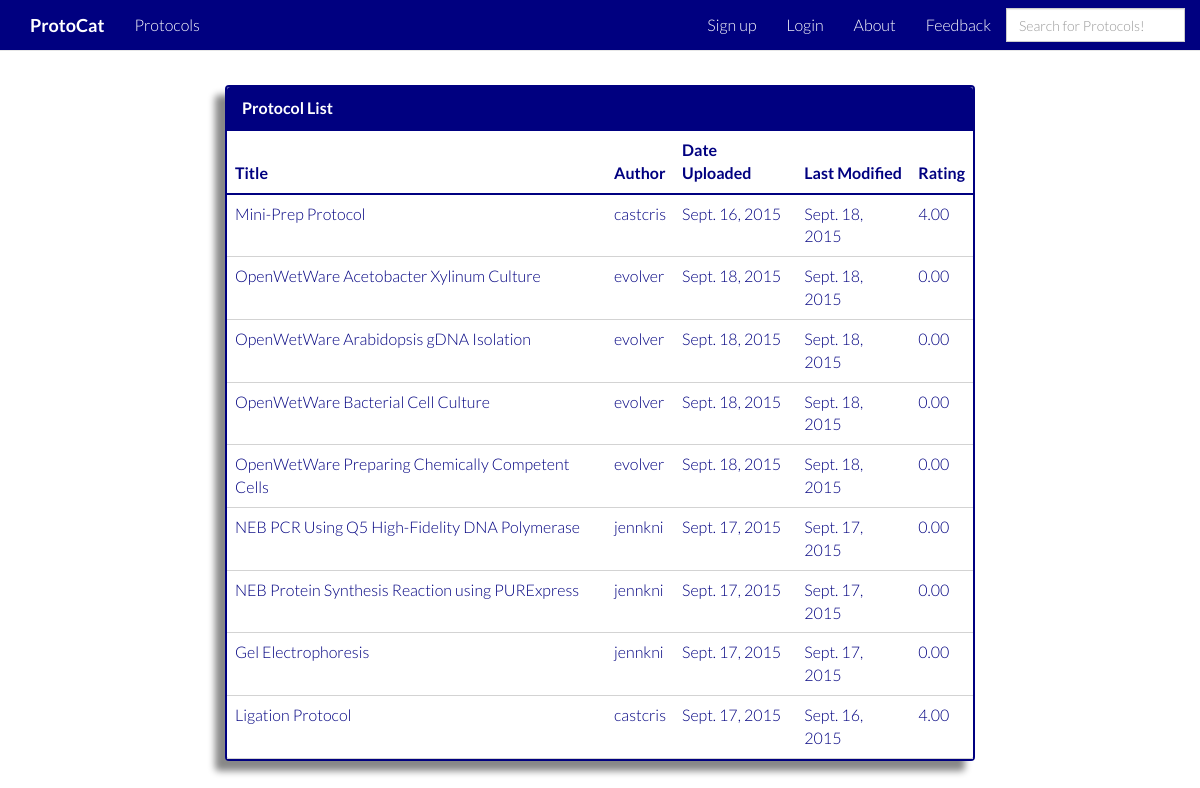
Screenshot of /protocol_list/ with the database file from the repository.
### protocat_app/models.py (models this page shows, shortened)
class Protocol(models.Model):
    id = models.AutoField(primary_key=True)
    title = models.TextField()
    author = models.CharField(max_length=50)
    date_of_upload = models.DateField(auto_now_add=True)
    date_modified = models.DateField(auto_now=True)
    description = models.TextField(blank=True)
    protocol_type = models.CharField(max_length=2, choices=PROTOCOL_TYPES, null=True, blank=True)
    rating = models.DecimalField(
        validators=[MinValueValidator(0.0), MaxValueValidator(5.0)],
        max_digits=3, decimal_places=2, default=2.50)
    num_ratings = models.IntegerField(default=0)
    user_rated = models.TextField(default='')
    reagents = models.TextField(default='')
    protocol_steps = models.TextField(default='')

### protocat_app/views.py (the view)
# urls.py: url(r'^protocol_list/', views.protocol_list, name='protocol_list'),
def protocol_list(request):
    all_entries = Protocol.objects.all().order_by('-date_modified')
    protocol_list=[]
    for each in all_entries:
        title = each.title
        author = each.author
        date = each.date_of_upload
        last_mod = each.date_modified
        protocol_id = each.id
        rating = each.rating
        url = "/protocol_display/" + str(protocol_id)
        url2 = "/user_profile/" + str(author)
        inner_protocol = [title, author, date, protocol_id, url, rating, last_mod, url2]
        protocol_list.append(inner_protocol)
    asc = 'asc'
    return render(request,'protocat_app/protocol_list.html', {'protocol_list':protocol_list, 'order':asc})

### protocat_app/templates/protocat_app/protocol_list.html
{% extends 'base.html' %}
{% load staticfiles %}
{% block content %}
    <div class="container">
        <div class="row">
            <div class="col-md-2"></div>
            <div class="col-md-8">
                <div class="panel panel-primary">
                    <div class="panel-heading">Protocol List</div>
                        <table class="table table-hover">
                            <thead>
                                <tr>
                                    <th><a href="/protocol_list_sort/title/{{order}}">Title</a></th>
                                    <th><a href="/protocol_list_sort/author/{{order}}">Author</a></th>
                                    <th><a href="/protocol_list_sort/date_of_upload/{{order}}">Date Uploaded</a></th>
                                    <th><a href="/protocol_list_sort/date_modified/{{order}}">Last Modified</a></th>
                                    <th><a href="/protocol_list_sort/rating/{{order}}">Rating</a></th>
                                </tr>
                            </thead>
                            <tbody>
                            {% for protocol in protocol_list %}
                                <tr>
                                    <td><a href={{protocol.4}}>{{ protocol.0 }}</a></td>
                                    <td><a href={{protocol.7}}>{{ protocol.1 }}</a></td>
                                    <td>{{ protocol.2 }}</td>
                                    <td>{{ protocol.6 }}</td>
                                    <td>{{ protocol.5 }}</td>
                                </tr>
                            {% endfor %}
                            </tbody>
                        </table>
                </div>
            </div>
            <div class="col-md-2"></div>
        </div>
    </div>
{% endblock %}

### protocat_app/static/stylesheets/root_index.css (style rules this page uses)
body { background-color: white; font-family: "Lato"; font-weight: 300; font-size: 16px; color: black; padding-top: 50px; -webkit-font-smoothing: antialiased; -webkit-overflow-scrolling: touch; }
a { color: #000080; word-wrap: break-word; -webkit-transition: color 0.1s ease-in, background 0.1s ease-in; -moz-transition: color 0.1s ease-in, background 0.1s ease-in; -ms-transition: color 0.1s ease-in, background 0.1s ease-in; -o-transition: color 0.1s ease-in, background 0.1s ease-in; transition: color 0.1s ease-in, background 0.1s ease-in; }
a:before, a:after { -webkit-transition: color 0.1s ease-in, background 0.1s ease-in; -moz-transition: color 0.1s ease-in, background 0.1s ease-in; -ms-transition: color 0.1s ease-in, background 0.1s ease-in; -o-transition: color 0.1s ease-in, background 0.1s ease-in; transition: color 0.1s ease-in, background 0.1s ease-in; }

### protocat_app/static/stylesheets/protocol_list.css (style rules this page uses)
.panel { margin-top:35px; box-shadow: -10px 10px 7px #888888; }
.panel-primary { border: 2px solid #000080; }
.panel-primary > .panel-heading { background-color: #000080; border-color: #000080; font-weight: bold; }
.table { border-color: #000080; }
.table tbody > tr > th, .table tfoot > tr > th, .table thead > tr > td, .table tbody > tr > td, .table tfoot > tr > td { border-top: 1px solid lightgray; border-bottom: 1px solid lightgray; background: white; color:#000080; }
.table thead > tr > th { border-bottom: 2px solid #000080; border-top: 2px solid #000080; background: white; }

### rows the page displays
Protocol: title "Mini-Prep Protocol", author "castcris", date_of_upload "Sept. 16, 2015", date_modified "Sept. 18, 2015", rating "4.00"
Protocol: title "OpenWetWare Acetobacter Xylinum Culture", author "evolver", date_of_upload "Sept. 18, 2015", date_modified "Sept. 18, 2015", rating "0.00"
Protocol: title "OpenWetWare Arabidopsis gDNA Isolation", author "evolver", date_of_upload "Sept. 18, 2015", date_modified "Sept. 18, 2015", rating "0.00"
Protocol: title "OpenWetWare Bacterial Cell Culture", author "evolver", date_of_upload "Sept. 18, 2015", date_modified "Sept. 18, 2015", rating "0.00"
Protocol: title "OpenWetWare Preparing Chemically Competent Cells", author "evolver", date_of_upload "Sept. 18, 2015", date_modified "Sept. 18, 2015", rating "0.00"
Protocol: title "NEB PCR Using Q5 High-Fidelity DNA Polymerase", author "jennkni", date_of_upload "Sept. 17, 2015", date_modified "Sept. 17, 2015", rating "0.00"
Protocol: title "NEB Protein Synthesis Reaction using PURExpress", author "jennkni", date_of_upload "Sept. 17, 2015", date_modified "Sept. 17, 2015", rating "0.00"
Protocol: title "Gel Electrophoresis", author "jennkni", date_of_upload "Sept. 17, 2015", date_modified "Sept. 17, 2015", rating "0.00"
Protocol: title "Ligation Protocol", author "castcris", date_of_upload "Sept. 17, 2015", date_modified "Sept. 16, 2015", rating "4.00"
